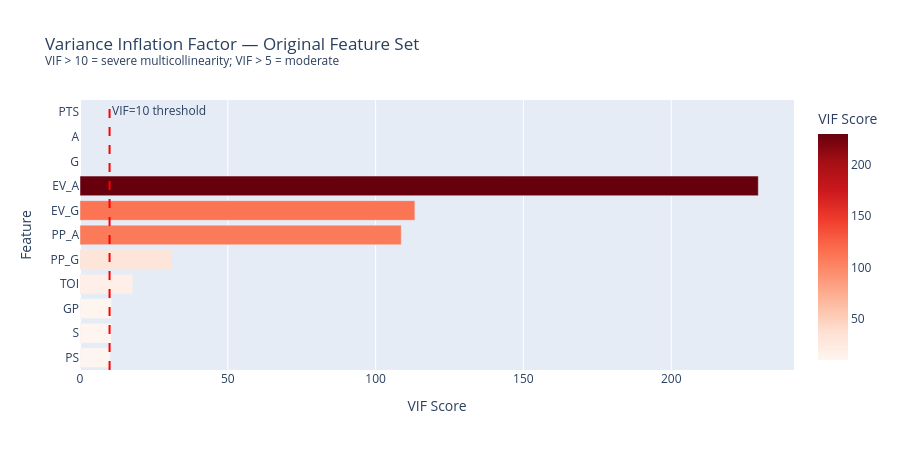

Source (notebook cell):
### Code cell
# VIF analysis on the original feature set
orig_vif_cols = ['G', 'A', 'PTS', 'EV_G', 'PP_G', 'EV_A', 'PP_A', 'S', 'PS', 'TOI', 'GP']
vif_data = df[orig_vif_cols].dropna().replace([np.inf, -np.inf], np.nan).dropna()
X_vif = add_constant(vif_data.values)

vif_rows = []
for i, col in enumerate(orig_vif_cols):
    try:
        v = variance_inflation_factor(X_vif, i + 1)
    except:
        v = np.inf
    vif_rows.append({'Feature': col, 'VIF': v})

vif_df = pd.DataFrame(vif_rows).sort_values('VIF', ascending=False)

fig = px.bar(
    vif_df,
    x='VIF', y='Feature',
    orientation='h',
    color='VIF',
    color_continuous_scale='Reds',
    title='Variance Inflation Factor — Original Feature Set<br><sup>VIF > 10 = severe multicollinearity; VIF > 5 = moderate</sup>',
    labels={'VIF': 'VIF Score'},
)
fig.add_vline(x=10, line_dash='dash', line_color='red', annotation_text='VIF=10 threshold')
fig.update_layout(yaxis={'categoryorder': 'total ascending'}, showlegend=False, height=450)
fig.show()

print("\nFeatures with VIF > 100 (extreme multicollinearity):")
print(vif_df[vif_df['VIF'] > 100][['Feature', 'VIF']].to_string(index=False))

### Figure 1 — Plotly figure (JSON) as saved in the notebook; plotly's stock layout.template omitted (floating-point values rounded to 4 significant figures)
{"data": [{"hovertemplate": "VIF Score=%{marker.color}<br>Feature=%{y}<extra></extra>", "legendgroup": "", "marker": {"color": [Infinity, Infinity, Infinity, 229.5, 113.3, 108.7, 30.98, 17.86, 10.71, 10.53, 10.17], "coloraxis": "coloraxis", "pattern": {"shape": ""}}, "name": "", "orientation": "h", "showlegend": false, "textposition": "auto", "type": "bar", "x": [Infinity, Infinity, Infinity, 229.5, 113.3, 108.7, 30.98, 17.86, 10.71, 10.53, 10.17], "xaxis": "x", "y": ["G", "A", "PTS", "EV_A", "EV_G", "PP_A", "PP_G", "TOI", "GP", "S", "PS"], "yaxis": "y"}], "layout": {"annotations": [{"showarrow": false, "text": "VIF=10 threshold", "x": 10, "xanchor": "left", "xref": "x", "y": 1, "yanchor": "top", "yref": "y domain"}], "barmode": "relative", "coloraxis": {"colorbar": {"title": {"text": "VIF Score"}}, "colorscale": [[0.0, "rgb(255,245,240)"], [0.125, "rgb(254,224,210)"], [0.25, "rgb(252,187,161)"], [0.375, "rgb(252,146,114)"], [0.5, "rgb(251,106,74)"], [0.625, "rgb(239,59,44)"], [0.75, "rgb(203,24,29)"], [0.875, "rgb(165,15,21)"], [1.0, "rgb(103,0,13)"]]}, "height": 450, "legend": {"tracegroupgap": 0}, "shapes": [{"line": {"color": "red", "dash": "dash"}, "type": "line", "x0": 10, "x1": 10, "xref": "x", "y0": 0, "y1": 1, "yref": "y domain"}], "showlegend": false, "title": {"text": "Variance Inflation Factor — Original Feature Set<br><sup>VIF > 10 = severe multicollinearity; VIF > 5 = moderate</sup>"}, "xaxis": {"anchor": "y", "domain": [0.0, 1.0], "title": {"text": "VIF Score"}}, "yaxis": {"anchor": "x", "categoryorder": "total ascending", "domain": [0.0, 1.0], "title": {"text": "Feature"}}}}
